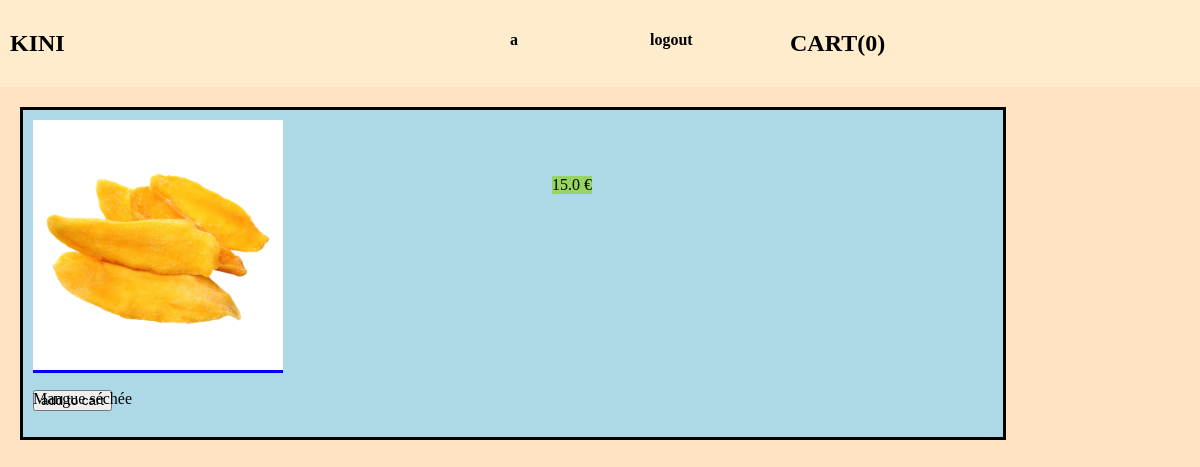
Page /product/mangue-sechee/ (signed in) on the committed database.
### accounts/models.py (models this page shows)
class Customer(AbstractUser):
    pass

### shop/models.py (models this page shows, shortened)
class Cart(models.Model):
    user = models.OneToOneField(AUTH_USER_MODEL, on_delete=models.CASCADE)
    orders = models.ManyToManyField(Order, )

class Product(models.Model):
    name = models.CharField(max_length=200)
    slug = models.SlugField(max_length=128)
    price = models.FloatField(default=0.0)
    description = models.TextField(default="description")
    quantity = models.PositiveIntegerField(default=0)
    category = models.ForeignKey(
        Category, related_name='categorie', on_delete=models.CASCADE)
    image = models.ImageField(
        upload_to='products/', blank=True, null=True)
    date_added = models.DateTimeField(auto_now=True)
    class Meta:
        ordering = ['-date_added']

### shop/views.py (the view)
class ProductDetailView(DetailView):
    model = Product
    template_name = 'detail.html'
    context_object_name = 'shop_products'
    slug_field = 'slug'
    slug_url_kwarg = 'product_slug'

### shop/templates/detail.html (shortened to what this page needs)
{% extends 'base.html' %}
{% block content %}
<div class="detail">
    <div class="detail_div_img">
        <img style="max-width: 250px;" src="{{ shop_products.image.url }}" alt="{{shop_products.name}}">
    </div>
    <p class="detail_title">{{shop_products.name}}</p>
    <p class="detail_price">{{shop_products.price}} €</p>
    <p class="detail_description>{{shop_products.description}} </p>
    {% if user.is_authenticated %}
    <a class='add_to_cart' href=" {% url 'add-to-cart' shop_products.slug %}">
        <button>add to cart</button>
</div>
{% else %}
<div>
    <p>Veuillez créer un compte</p>
</div>
{% endif %}
{% endblock content %}

### templates/base.html (shortened to what this page needs)
<!DOCTYPE html>
{% load static %}
<html lang="en">
<head>
    <link rel="stylesheet" href="{% static '/css/style.css' %}">
</head>
<body>
    <header>
        <nav class="navbar">
            <ul class="navbar_ul">
                <li class="navbar_item un">
                    <a href="{% url 'shop' %}">
                        <h1>KINI</h1>
                    </a>
                </li>
                {% if user.is_authenticated %}
                <li class="navbar_item deux">
                    <h4>{{user.username}}</h4>
                </li>
                <li class="navbar_item trois">
                    <a href="{% url 'logout' %}">
                        <h4>logout</h4>
                    </a>
                </li>
                {% endif %}
                {% if user.cart %}
                <li class="navbar_item ">
                    <a href="{% url 'cart' %}">
                        <h2>CART({{ user.cart.orders.count }})</h2>
                    </a>
                </li>
                {% endif %}
            </ul>
        </nav>
    </header>
    <main>
        {% block content %}
        {% endblock content %}
    </main>
</body>
</html>

### static/css/style.css (style rules this page uses)
body { margin: 0; background: bisque; }
.navbar { background-color: #ffeccd; }
.navbar_ul { padding: 0; margin: 0; display: flex; }
.navbar_item { margin: 10px; }
a { text-decoration: none; color: black; }
li { list-style-type: none; }
.un { flex-basis: 40%; }
.deux { flex-basis: 10%; }
.trois { flex-basis: 10%; }
.detail { width: 80%; height: 80%; border: solid; padding: 10px; margin: 20px; background-color: lightblue; }
.detail_div_img { width: 250px; display: inline; background-color: blue; }
.detail_title, .detail_price, .detail_description, .add_to_cart { position: absolute; }
.detail_price { background-color: rgb(149, 213, 96); left: 46%; top: 20%; }

### rows in the picture
Customer: username "a", cart.orders.count "0"
Product: image (picture), name "Mangue séchée", price "15.0"
